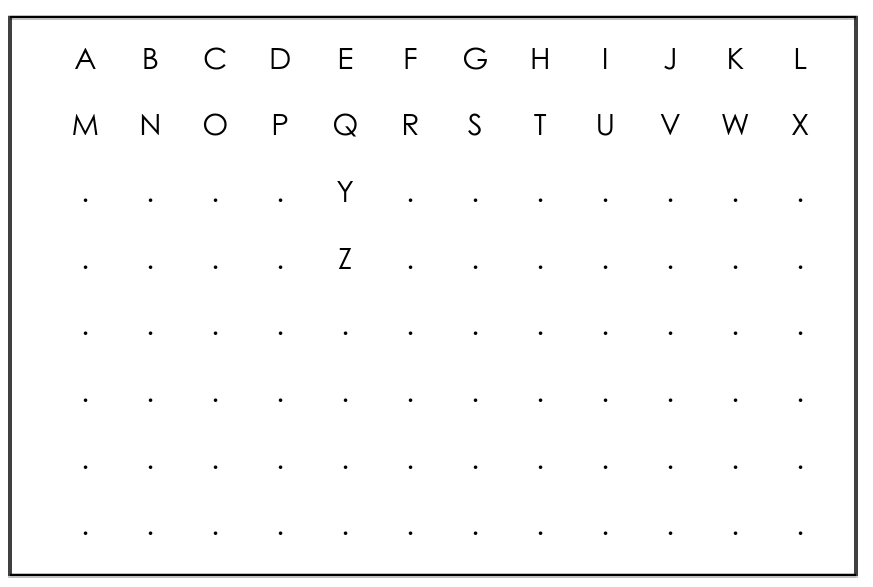
#> input picture dataset.png, 873 x 587 px; its folder holds only this picture in this run
$ python -i WordFinder.py   (imports and definitions only)
#> lines starting #> are read from the running program, lines starting #| are printed output that depends on the picture; after the words box and inside, x2 and y2 are one past the last pixel; in counts of white or black regions, pixels touching at a corner belong together
### letter.py
class Letter:
    def __init__(self, contour, center):
        self.contour = contour
        self.center = center
        self.similarity = []
        self.posibleLetters = []


    def getCenter(self):
        return self.center

    def getContour(self):
        return self.contour

    def getLetter(self):
        return self.letter

    def getSimilarityValue(self):
        return self.similarity[0]

    # [11 lines left out: function setPosibleLetter, not called in this run]


    def containsLetter(self, letter):
        return letter in self.posibleLetters

    def getLetter(self):
        return self.letter


    def setSimilarity(self, data, end):
        key = 0
        val = 0
        count = 0
        for key,val in data.items():
            count += 1
            if(count == end):
                break
        self.letter = key
        self.similarity.append(val)

### WordFinder.py
"""
Las sopas de letras de este programa son ejemplos
proporcionados por:

https://www.superteacherworksheets.com/generator-word-search.html

Con la configuración de nivel Basico 12*8
y la fuente de letras en Mayusculas

"""


import cv2
import numpy as np
from letter import Letter
import sys
from PyQt6 import QtCore, QtGui, QtWidgets
from PyQt6.QtCore import QSize, pyqtSignal

def correct_perspective(img):
    """ Corrige perspectiva sin girar la imagen """
    gray = cv2.cvtColor(img, cv2.COLOR_BGR2GRAY)
    edges = cv2.Canny(gray, 50, 200)

    contours, _ = cv2.findContours(edges, cv2.RETR_EXTERNAL, cv2.CHAIN_APPROX_SIMPLE)
    if not contours:
        return img  # Si no hay contornos, devuelve la imagen original

    max_contour = max(contours, key=cv2.contourArea)
    epsilon = 0.02 * cv2.arcLength(max_contour, True)
    approx = cv2.approxPolyDP(max_contour, epsilon, True)

    if len(approx) == 4:  # Solo si detecta un rectángulo
        approx = sorted(approx, key=lambda x: x[0][1])  # Ordena por la coordenada Y

        if approx[0][0][0] > approx[1][0][0]:
            approx[0], approx[1] = approx[1], approx[0]  # Asegura que el punto superior izquierdo sea correcto

        if approx[2][0][0] > approx[3][0][0]:
            approx[2], approx[3] = approx[3], approx[2]  # Asegura que el punto inferior izquierdo sea correcto

        # Ajustar puntos para evitar volteo/espejo
        pts_src = np.float32([approx[0][0], approx[1][0], approx[2][0], approx[3][0]])
        pts_dst = np.float32([[0, 0], [800, 0], [0, 800], [800, 800]])

        M = cv2.getPerspectiveTransform(pts_src, pts_dst)
        img = cv2.warpPerspective(img, M, (800, 800))

    return img

def process_img(img):
    img_gray = cv2.cvtColor(img, cv2.COLOR_BGR2GRAY)

    # Prueba adaptiveThreshold en lugar de Canny
    img_thresh = cv2.adaptiveThreshold(
        img_gray, 255, cv2.ADAPTIVE_THRESH_GAUSSIAN_C,
        cv2.THRESH_BINARY_INV, 11, 9
    )

    # Aplicar dilatación con kernel más pequeño
    kernel = np.ones((1, 1), np.uint8)
    img_dilate = cv2.dilate(img_thresh, kernel, iterations=1)

    return img_dilate

def get_centeroid(cnt):
    M = cv2.moments(cnt)
    if M["m00"] == 0:
        return None
    cx = int(M["m10"] / M["m00"])
    cy = int(M["m01"] / M["m00"])
    return cx, cy

# [16 lines left out: function get_centers, not called in this run]

def getCentersDataset(img):
    global datasetCenters
    contours, hierarchy = cv2.findContours(img, cv2.RETR_TREE, cv2.CHAIN_APPROX_SIMPLE)

    max_contour = max(contours, key=cv2.contourArea) if contours else None

    for i, cnt in enumerate(contours):
        if hierarchy[0][i][3] != -1:  # Verifica si el contorno tiene un padre (hijo de otro)
            continue  # Ignora los contornos internos como el hueco de la "O"

        if cv2.contourArea(cnt) > 20:
            center = get_centeroid(cnt)
            if center:
                letter = Letter(cnt,center)
                datasetCenters.append(letter)
                yield center


def get_rows(centers, row_amt, row_h):
    centers = np.array(centers)
    d = row_h / row_amt
    for i in range(row_amt):
        f = centers[:, 1] - d * i
        a = centers[(f < d) & (f > 0)]
        yield a[a.argsort(0)[:, 0]]

def prepareDataset():
    global abc, datasetCenters, dataSimilarity
    abc = cv2.imread("dataset.png")
#> abc is the input picture: shape (587, 873, 3); min 0, max 255, mean 249.3
    abc = cv2.resize(abc, (800,800))
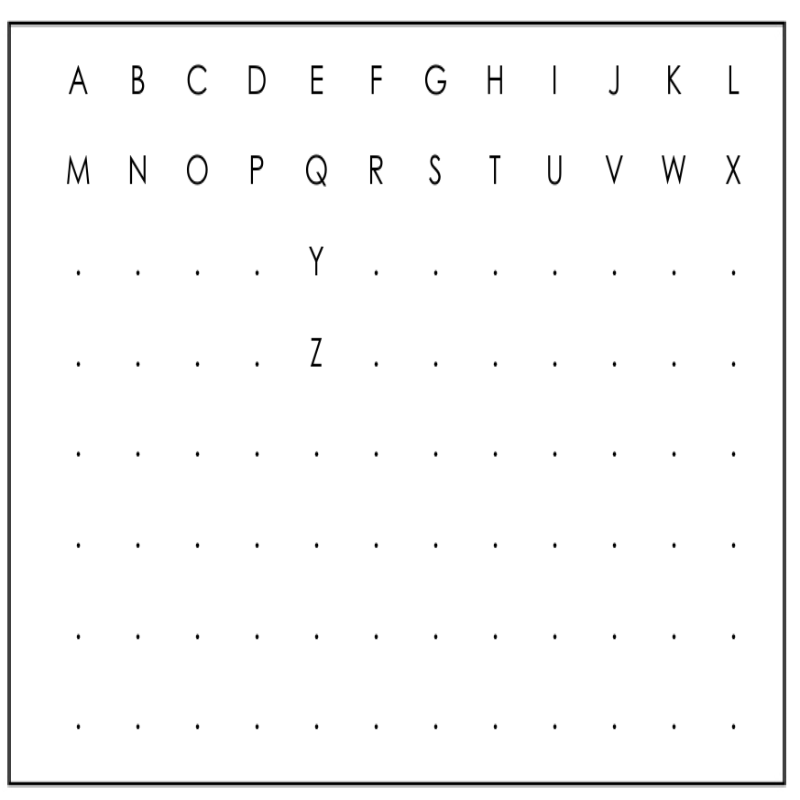
#> abc: shape (800, 800, 3); min 0, max 255, mean 249.3
    abc = correct_perspective(abc)
#> in correct_perspective, `edges = cv2.Canny(gray, 50, 200)`:
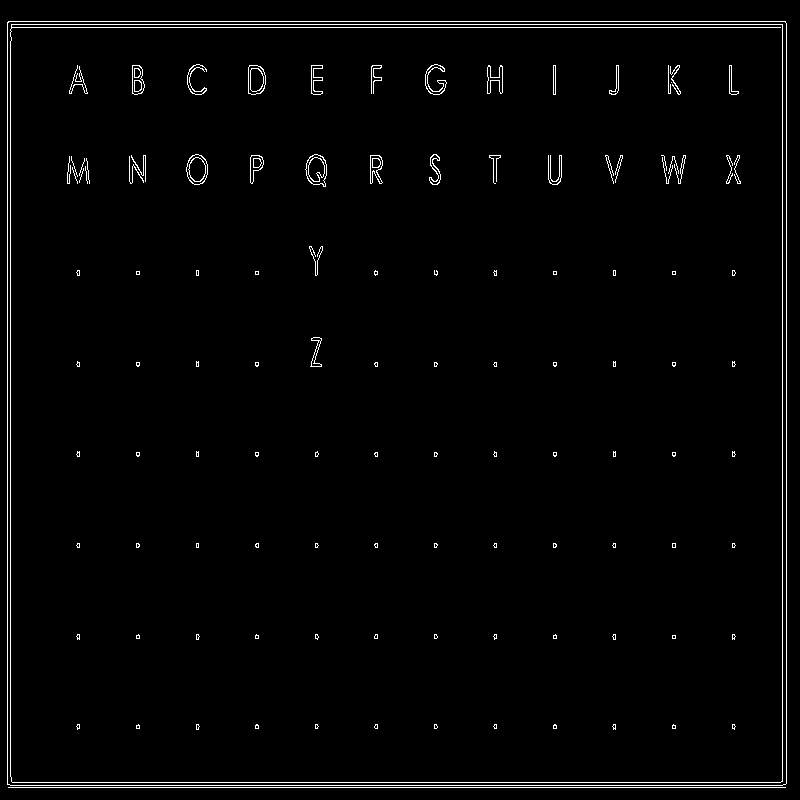
#> edges: shape (800, 800); 1.8% white in thin lines or dots
#> in correct_perspective, `contours, _ = cv2.findContours(edges, cv2.RETR_EXTERNAL, cv2.CHAIN_APP..`: contours = 2 contours, 1 with area under 20; largest, box (x1, y1, x2, y2) and area: (7, 21, 787, 786) 595148
#> in correct_perspective, `max_contour = max(contours, key=cv2.contourArea)`: max_contour = contour of 12 points, box (x1, y1, x2, y2) (7, 21, 787, 786), area 595148
#> in correct_perspective, `epsilon = 0.02 * cv2.arcLength(max_contour, True)`: epsilon = 61.66
#> in correct_perspective, `approx = cv2.approxPolyDP(max_contour, epsilon, True)`: approx = [[7, 22], [7, 784], [786, 783], [785, 21]]
#> in correct_perspective, `approx = sorted(approx, key=lambda x: x[0][1])`: approx = [[[785, 21]], [[7, 22]], [[786, 783]], [[7, 784]]]
#> in correct_perspective, `pts_src = np.float32([approx[0][0], approx[1][0], approx[2][0], approx..`: pts_src = [[7, 22], [785, 21], [7, 784], [786, 783]]
#> in correct_perspective, `M = cv2.getPerspectiveTransform(pts_src, pts_dst)`: M = [[1.03, -1.42e-18, -7.2], [0.00135, 1.05, -23.14], [4.33e-09, 1.69e-06, 1]]
#> in correct_perspective, `img = cv2.warpPerspective(img, M, (800, 800))`:
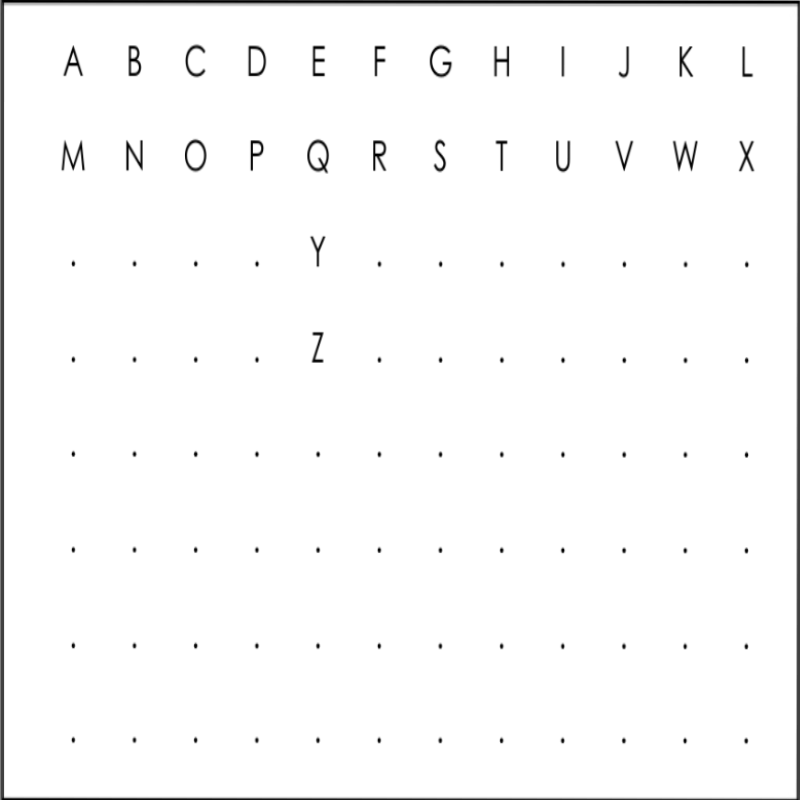
#> img: shape (800, 800, 3); min 0, max 255, mean 249.9
    abc = correct_perspective(abc)
#> in correct_perspective (call 2), `edges = cv2.Canny(gray, 50, 200)`:
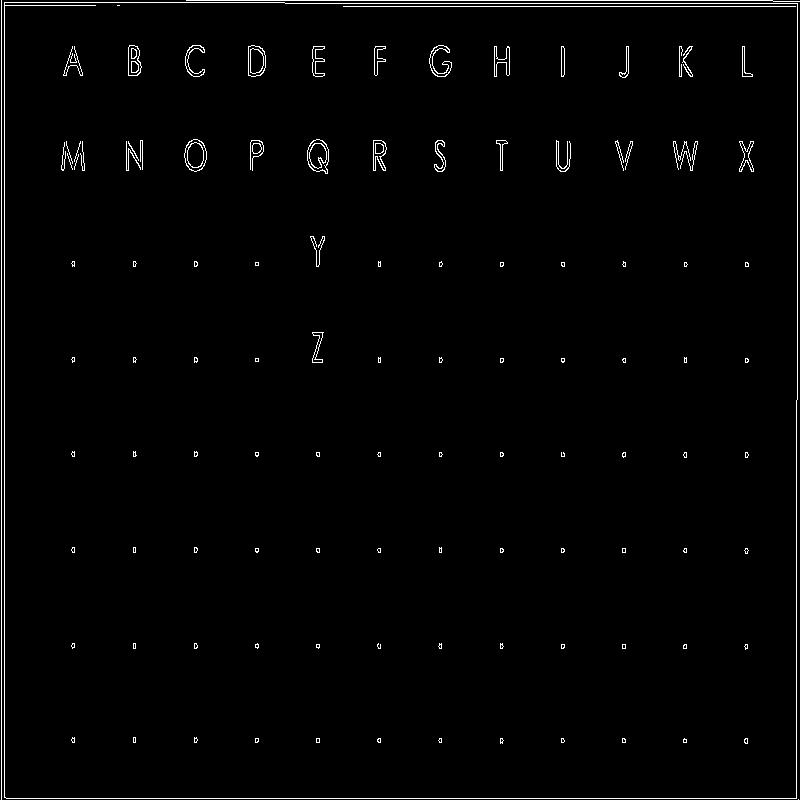
#> edges: shape (800, 800); 1.5% white in thin lines or dots
#> in correct_perspective (call 2), `contours, _ = cv2.findContours(edges, cv2.RETR_EXTERNAL, cv2.CHAIN_APP..`: contours = 4 contours, 3 with area under 20; largest, box (x1, y1, x2, y2) and area: (4, 2, 798, 799) 630316
#> in correct_perspective (call 2), `max_contour = max(contours, key=cv2.contourArea)`: max_contour = contour of 10 points, box (x1, y1, x2, y2) (4, 2, 798, 799), area 630316
#> in correct_perspective (call 2), `epsilon = 0.02 * cv2.arcLength(max_contour, True)`: epsilon = 63.52
#> in correct_perspective (call 2), `approx = cv2.approxPolyDP(max_contour, epsilon, True)`: approx = [[4, 2], [4, 797], [796, 798], [797, 3]]
#> in correct_perspective (call 2), `approx = sorted(approx, key=lambda x: x[0][1])`: approx = [[[4, 2]], [[797, 3]], [[4, 797]], [[796, 798]]]
#> in correct_perspective (call 2), `pts_src = np.float32([approx[0][0], approx[1][0], approx[2][0], approx..`: pts_src = [[4, 2], [797, 3], [4, 797], [796, 798]]
#> in correct_perspective (call 2), `M = cv2.getPerspectiveTransform(pts_src, pts_dst)`: M = [[1.01, -2.33e-19, -4.04], [-0.00127, 1.01, -2], [4e-09, -1.59e-06, 1]]
#> in correct_perspective (call 2), `img = cv2.warpPerspective(img, M, (800, 800))`:
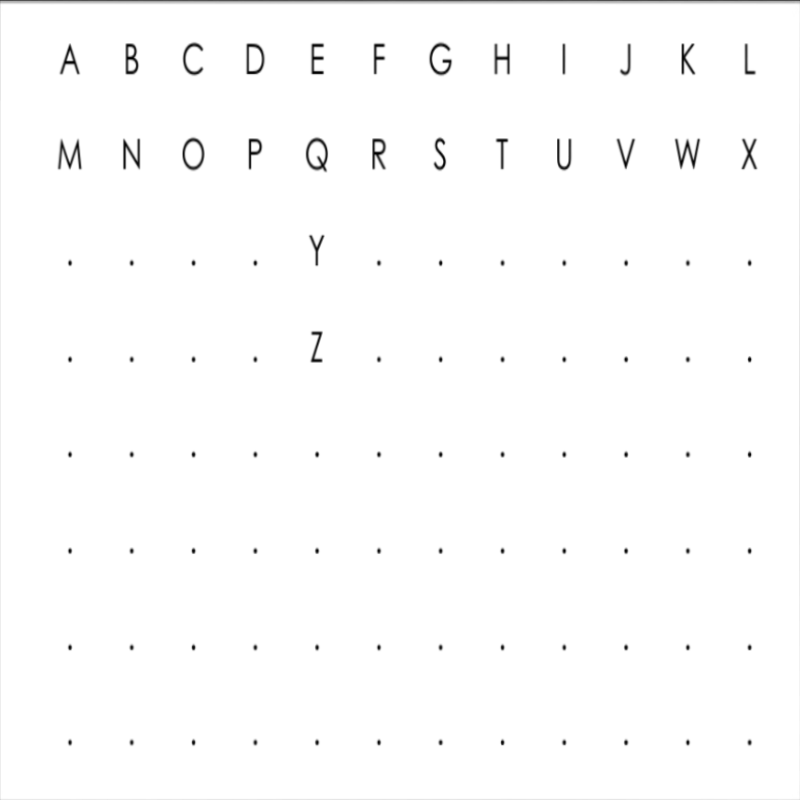
#> img: shape (800, 800, 3); min 0, max 255, mean 252.6
    abc_processed = process_img(abc)
#> in process_img, `img_thresh = cv2.adaptiveThreshold( img_gray, 255, cv2.ADAPTIVE_THRESH..`:
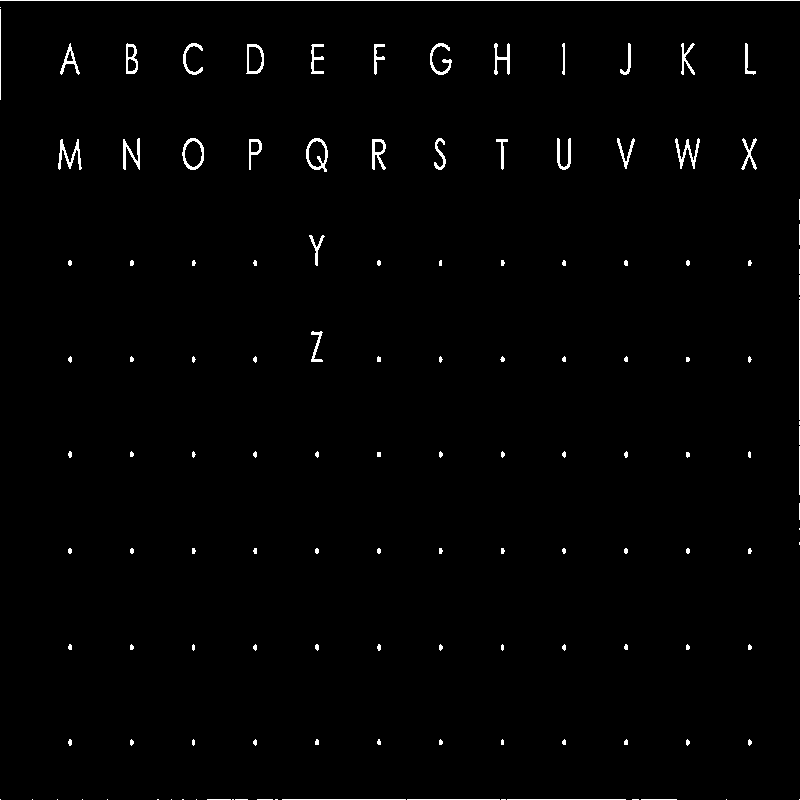
#> img_thresh: shape (800, 800); 1.2% white in thin lines or dots
    datasetCentersList = list(getCentersDataset(abc_processed))
#> datasetCentersList = 26 pairs, first value 68 to 748, second value 56 to 345
    #contours, hierarchy = cv2.findContours(abc_processed, cv2.RETR_TREE, cv2.CHAIN_APPROX_SIMPLE)
    h, w, c = abc.shape
#> h = 800; w = 800; c = 3
    count = 0
    orderDataset = []
    for row in get_rows(datasetCentersList, 9, w):
        for x, y in row:
            for letter in datasetCenters:
                if(letter.getCenter() == (x,y)):
                    letter.setSimilarity(dataSimilarity,count+1)
                    orderDataset.append(letter)
                    break
            count += 1
            cv2.circle(abc, (x, y), 10, (0, 0, 255), -1)
            cv2.putText(abc, str(count), (x - 10, y + 5), 1, cv2.FONT_HERSHEY_PLAIN, (0, 255, 255), 2)
#> this loop made 9 passes
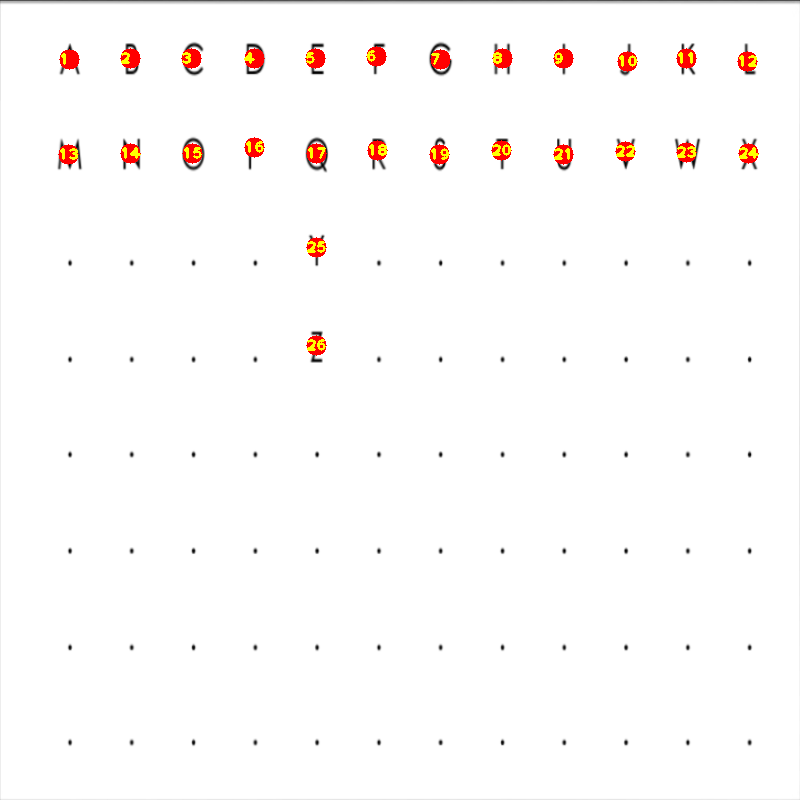
#> abc: shape (800, 800, 3); 1.29% of pixels changed, all inside (x1, y1, x2, y2) = (58, 46, 759, 356)
#> after the loop, count = 26; orderDataset = 26 items
    datasetCenters = orderDataset
#> datasetCenters = 26 items


# [76 lines left out: functions prepareImg, prepareImg2, foundSentence, inLine, finalResult, not called in this run]


# [7 lines that did not run here, left out]


class Window(QtWidgets.QWidget):
    # [107 lines left out: functions Metodo, center, __init__, handleTextInput, handleSaveFile, handleOpen and 3 more, not called in this run]


ruta = ''
sentence = ""
abc = None
img = None
img2= None

datasetCenters = []
figures = []
dataSimilarity = {
    'A':0.30,
    'B':0.30,
    'C':5.0,
    'D':0.10,
    #La letra E funciona muy mal agarra practicamente todas las letras
    'E':71,
    #Esta tambien funciona horrible
    'F':87,
    #Esta es preocupante por que agarra E y F antes que la G
    'G':68,
    #Esta agarra G
    'H':5,
    #Esta agarra muchas letras
    'I':10,
    #Este agarra I
    'J':4.5,
    'K':200,
    #Esto Agarra I
    'L':5.8,
    #Esto agarra N
    'M':1.5,
    #Esto agarra la M
    'N':1.4,
    #Esto agarra la Q
    'O':0.03,
    'P':0.30,
    #Es una gran ventaja esto
    'Q':0.02,
    'R':0.30,
    #Puta letra de mierda te odio
    'S':390,
    #Agarra Muchas letras
    'T':32,
    #Agarra Muchas letras
    'U':75.8,
    #No hay ninguna V
    'V':0.10,
    #Agarra N y M
    'W':1.1,
    #No hay ninguna X
    'X':0.10,
    #CHTM
    'Y':1350,
    #Agarra S y otras cosas
    'Z':9
}

# [5 lines not run here, left out]


#letA = datasetCenters[4].getContour()
#print(cv2.contourArea(letA))

>>> result = prepareDataset()
